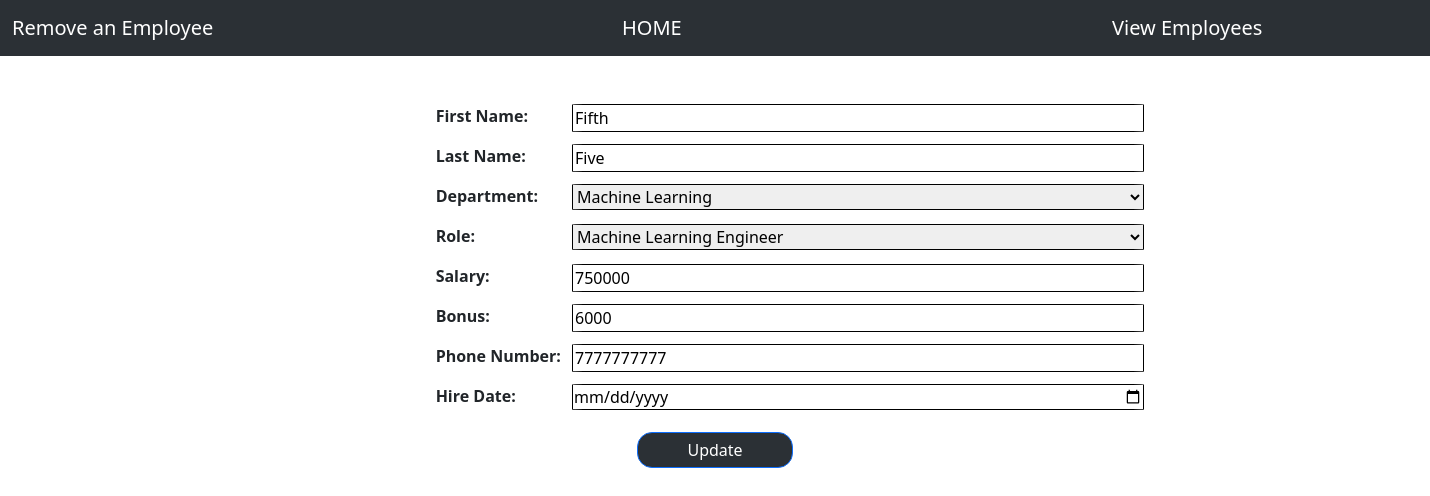
Page /update-emp/5/ on the earlier database version.
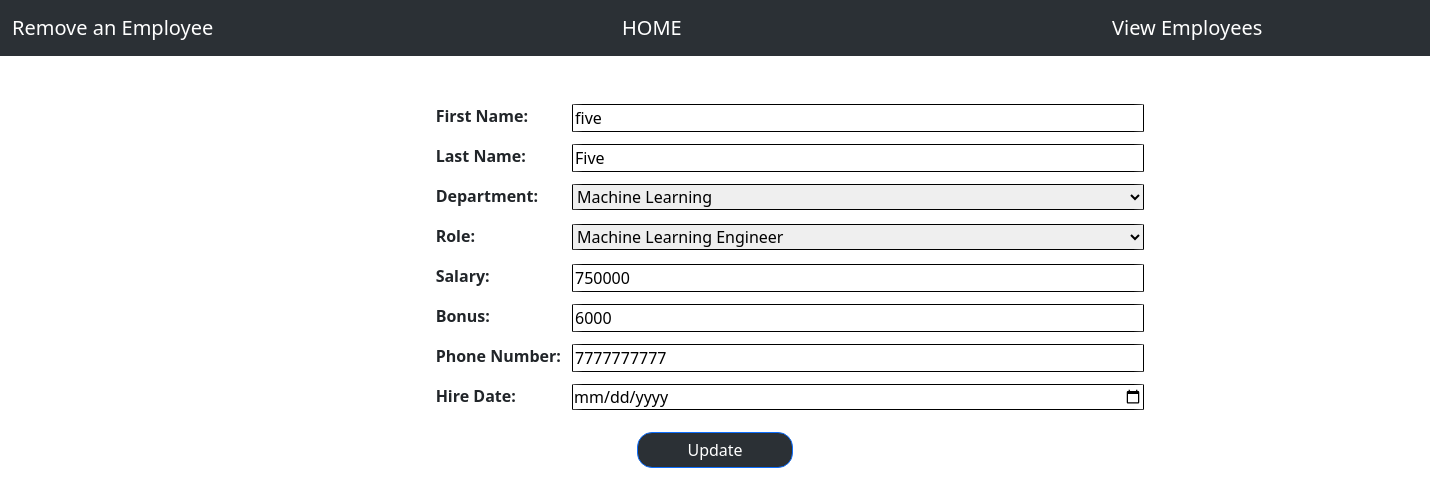
Same page on the later database version.
### emp_app/models.py (models this page shows, shortened)
class Employee(models.Model):
    emp_id = models.AutoField(primary_key=True)
    first_name = models.CharField(max_length=50, null=False)
    last_name = models.CharField(max_length=50)
    dept = models.ForeignKey(Department, on_delete=models.CASCADE)
    salary = models.IntegerField(default=0)
    bonus = models.IntegerField(default=0)
    role = models.ForeignKey(Role, on_delete=models.CASCADE)
    phone_num = models.IntegerField(default=0)
    hire_date = models.DateField()

class Department(models.Model):
    name = models.CharField(max_length=50, null=False)
    location = models.CharField(max_length=100)

class Role(models.Model):
    name = models.CharField(max_length=50, null=False)

### emp_app/views.py (the view, shortened to what this page needs)
# urls.py: path('update-emp/<int:emp_id>/', views.updateEmp, name='update_emp'),
def updateEmp(request, emp_id):
    emp = get_object_or_404(Employee, emp_id=emp_id)
    all_depts = Department.objects.all()
    all_roles = Role.objects.all()
    context = {
        'emp': emp,
        'depts': all_depts,
        'roles': all_roles
    }
    return render(request, 'update_emp.html', context)

### emp_app/templates/update_emp.html (shortened to what this page needs)
<!doctype html>
<html lang="en">
  <head>
    <link href="https://cdn.jsdelivr.net/npm/bootstrap@5.3.0-alpha1/dist/css/bootstrap.min.css" rel="stylesheet">
  </head>
  <body>
    <nav class="navbar navbar-expand-lg bg-body-tertiary"  data-bs-theme="dark" >
      <div class="container-md" style="text-align:center;">
        <a class="navbar-brand" href="#">Remove an Employee</a>
      </div>
      <div class="container-md" style="position:relative;left:60px;">
        <a class="navbar-brand" href="/">HOME</a>
      </div>
      <div class="container-md" style="margin-right:-220px;">
        <a class="navbar-brand" href="/all-emp">View Employees</a>
      </div>
    </nav>
    <div class="container form-cont my-5">
<form method="POST">
    <div class="mb-3">
    <label for="first_name">First Name:</label>
    <input type="text" name="first_name" value="{{ emp.first_name }}" style="position:absolute;left:40%;"><br>
  </div>
    <div class="mb-3">
    <label for="last_name">Last Name:</label>
    <input type="text" name="last_name" value="{{ emp.last_name }}" style="position:absolute;left:40%;"><br>
  </div>
  <div class="mb-3">
    <label for="department">Department:</label>
    <select name="department" style="position:absolute;left:40%;">
        {% for dept in depts %}
        <option value="{{ dept.id }}" {% if emp.dept.id == dept.id %}selected{% endif %}>{{ dept.name }}</option>
        {% endfor %}
    </select><br>
  </div>
    <div class="mb-3">
    <label for="role">Role:</label>
    <select name="role" style="position:absolute;left:40%;">
        {% for role in roles %}
        <option value="{{ role.id }}" {% if emp.role.id == role.id %}selected{% endif %}>{{ role.name }}</option>
        {% endfor %}
    </select><br>
  </div>
    <div class="mb-3">
    <label for="salary">Salary:</label>
    <input type="text" name="salary" value="{{ emp.salary }}" style="position:absolute;left:40%;"><br>
  </div>
    <div class="mb-3">
    <label for="bonus">Bonus:</label>
    <input type="text" name="bonus" value="{{ emp.bonus }}" style="position:absolute;left:40%;"><br>
  </div>
    <div class="mb-3">
    <label for="phone_number">Phone Number:</label>
    <input type="text" name="phone_number" value="{{ emp.phone_num }}" style="position:absolute;left:40%;"><br>
  </div>
    <div class="mb-3">
    <label for="hire_date">Hire Date:</label>
    <input type="date" name="hire_date" value="{{ emp.hire_date }}" style="position:absolute;left:40%;"><br>
  </div>
    <button type="submit" class="btn btn-primary float-end my-2" style="background-color:#2b3035;position:relative;left:-40%;padding:5px;width:20%;border-radius:15px;">Update </button>
</form>
</div>
  </body>
</html>

Differences in the rows shown:
changed Employee "Five": first_name "Fifth" → "five"
